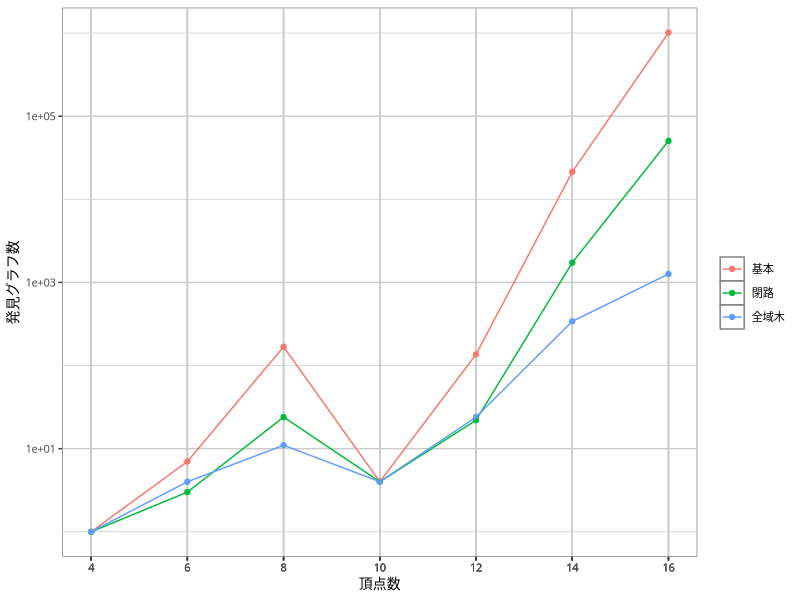

The R source for this figure:
library(readr)
library(dplyr)
library(ggplot2)

data <- read_csv('cmp-algo-full-mws.csv') %>%
  filter(d == 3, mgr == 'basic') %>%
  mutate(mtd = ifelse(bdr == 'cycle' & srt == 'sorted', 'sorted-cycle', bdr)) %>%
  mutate(node_per_graph = node / n_graph) %>%
  select(n, d, mtd, n_graph)

gp <- ggplot(data, aes(n, n_graph, color=mtd)) +
  geom_point() +
  geom_line() +
  scale_x_continuous(name = '頂点数',
                     breaks = data$n,
                     minor_breaks = NULL,
                     labels = as.character(data$n)) +
  scale_y_continuous(name = '発見グラフ数',
                     trans = 'log10') +
  scale_color_discrete(name = '',
                       breaks = c('basic', 'cycle', 'sorted-cycle', 'stree'),
                       labels = c('基本', '閉路(並べ替えなし)', '閉路', '全域木')) +
  theme(text = element_text(family = 'IPAexGothic', size = 10),
        panel.background = element_rect(fill = 'white', colour = 'grey50'),
        panel.grid.major = element_line(colour = 'grey80'),
        panel.grid.minor = element_line(colour = 'grey80')
        )

ggsave('the-ginitr-full-graph.pdf', gp,
       width = 15, height = 10, units = 'cm',
       device = cairo_pdf)
